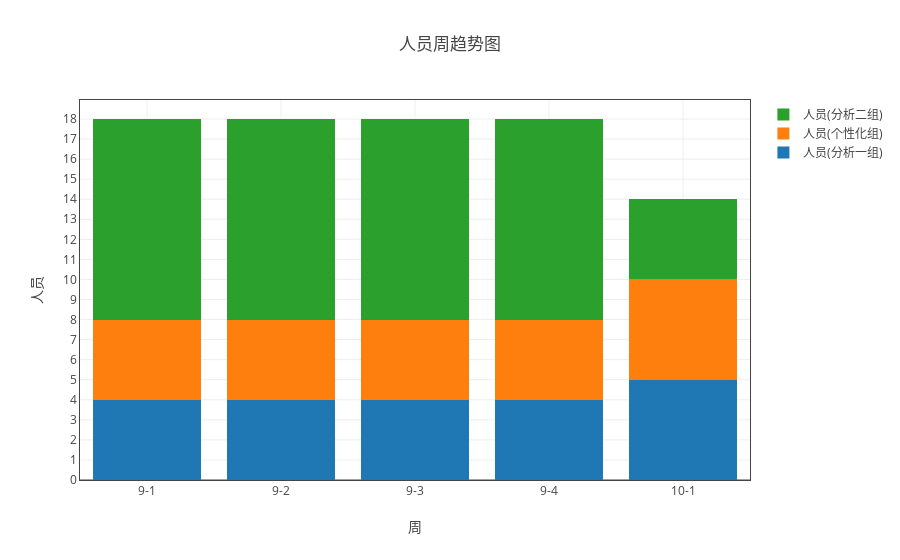

The cell this chart's notebook holds for it:
### Markdown cell above
## 各组人员情况

### Code cell
ss = myModule.format(all_df1 ,"日期（格式“月-周次”）" ,['人员'])
ss.add_group('组别')
myModule.myPlot(myModule.sort_by_index(ss.groupby('count'))).plot('stack_bar')

### Figure 1 — Plotly figure (JSON) as saved in the notebook; plotly's stock layout.template omitted (floating-point values rounded to 4 significant figures)
{"data": [{"name": "人员(分析一组)", "type": "bar", "uid": "d2202a74-d1b9-11e8-8ddb-a41f72875c19", "x": ["9-1", "9-2", "9-3", "9-4", "10-1"], "y": [4, 4, 4, 4, 5]}, {"name": "人员(个性化组)", "type": "bar", "uid": "d2202a75-d1b9-11e8-8ddb-a41f72875c19", "x": ["9-1", "9-2", "9-3", "9-4", "10-1"], "y": [4, 4, 4, 4, 5]}, {"name": "人员(分析二组)", "type": "bar", "uid": "d2202a76-d1b9-11e8-8ddb-a41f72875c19", "x": ["9-1", "9-2", "9-3", "9-4", "10-1"], "y": [10, 10, 10, 10, 4]}], "layout": {"barmode": "stack", "title": "人员周趋势图", "xaxis": {"mirror": "all", "nticks": 20, "showgrid": true, "showline": true, "title": "周", "type": "category", "zeroline": true}, "yaxis": {"mirror": "all", "nticks": 20, "showgrid": true, "showline": true, "title": "人员", "zeroline": true}}}
